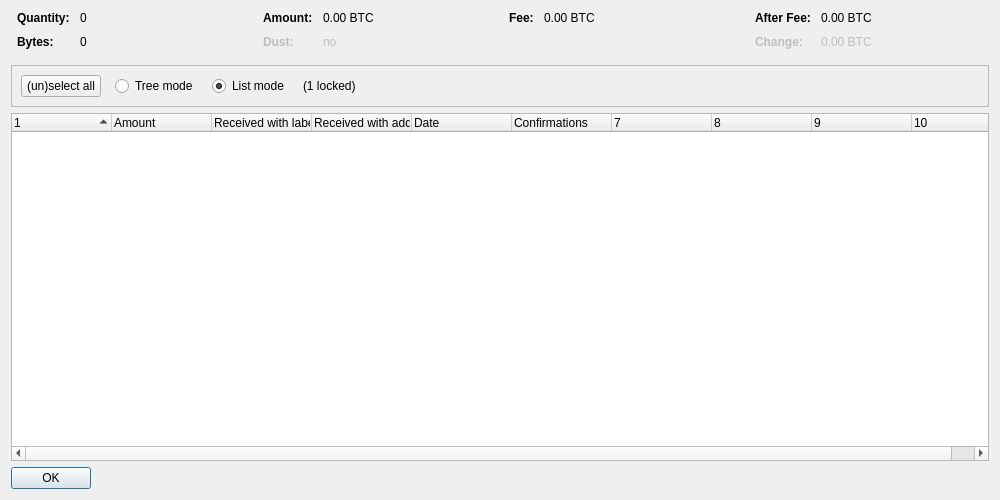
<?xml version="1.0" encoding="UTF-8"?>
<ui version="4.0">
 <class>CoinControlDialog</class>
 <widget class="QDialog" name="CoinControlDialog">
  <property name="geometry">
   <rect>
    <x>0</x>
    <y>0</y>
    <width>1000</width>
    <height>500</height>
   </rect>
  </property>
  <property name="windowTitle">
   <string>Coin Selection</string>
  </property>
  <layout class="QVBoxLayout" name="verticalLayout">
   <item>
    <layout class="QHBoxLayout" name="horizontalLayoutTop" stretch="0,0,0,0">
     <property name="topMargin">
      <number>0</number>
     </property>
     <property name="bottomMargin">
      <number>10</number>
     </property>
     <item>
      <layout class="QFormLayout" name="formLayoutCoinControl1">
       <property name="horizontalSpacing">
        <number>10</number>
       </property>
       <property name="verticalSpacing">
        <number>10</number>
       </property>
       <property name="leftMargin">
        <number>6</number>
       </property>
       <property name="rightMargin">
        <number>6</number>
       </property>
       <item row="0" column="0">
        <widget class="QLabel" name="labelCoinControlQuantityText">
         <property name="font">
          <font>
           <weight>75</weight>
           <bold>true</bold>
          </font>
         </property>
         <property name="text">
          <string>Quantity:</string>
         </property>
        </widget>
       </item>
       <item row="0" column="1">
        <widget class="QLabel" name="labelCoinControlQuantity">
         <property name="cursor">
          <cursorShape>IBeamCursor</cursorShape>
         </property>
         <property name="contextMenuPolicy">
          <enum>Qt::ActionsContextMenu</enum>
         </property>
         <property name="text">
          <string notr="true">0</string>
         </property>
         <property name="textInteractionFlags">
          <set>Qt::LinksAccessibleByMouse|Qt::TextSelectableByKeyboard|Qt::TextSelectableByMouse</set>
         </property>
        </widget>
       </item>
       <item row="1" column="0">
        <widget class="QLabel" name="labelCoinControlBytesText">
         <property name="font">
          <font>
           <weight>75</weight>
           <bold>true</bold>
          </font>
         </property>
         <property name="text">
          <string>Bytes:</string>
         </property>
        </widget>
       </item>
       <item row="1" column="1">
        <widget class="QLabel" name="labelCoinControlBytes">
         <property name="cursor">
          <cursorShape>IBeamCursor</cursorShape>
         </property>
         <property name="contextMenuPolicy">
          <enum>Qt::ActionsContextMenu</enum>
         </property>
         <property name="text">
          <string notr="true">0</string>
         </property>
         <property name="textInteractionFlags">
          <set>Qt::LinksAccessibleByMouse|Qt::TextSelectableByKeyboard|Qt::TextSelectableByMouse</set>
         </property>
        </widget>
       </item>
      </layout>
     </item>
     <item>
      <layout class="QFormLayout" name="formLayoutCoinControl2">
       <property name="horizontalSpacing">
        <number>10</number>
       </property>
       <property name="verticalSpacing">
        <number>10</number>
       </property>
       <property name="leftMargin">
        <number>6</number>
       </property>
       <property name="rightMargin">
        <number>6</number>
       </property>
       <item row="0" column="0">
        <widget class="QLabel" name="labelCoinControlAmountText">
         <property name="font">
          <font>
           <weight>75</weight>
           <bold>true</bold>
          </font>
         </property>
         <property name="text">
          <string>Amount:</string>
         </property>
        </widget>
       </item>
       <item row="0" column="1">
        <widget class="QLabel" name="labelCoinControlAmount">
         <property name="cursor">
          <cursorShape>IBeamCursor</cursorShape>
         </property>
         <property name="contextMenuPolicy">
          <enum>Qt::ActionsContextMenu</enum>
         </property>
         <property name="text">
          <string notr="true">0.00 BTC</string>
         </property>
         <property name="textInteractionFlags">
          <set>Qt::LinksAccessibleByMouse|Qt::TextSelectableByKeyboard|Qt::TextSelectableByMouse</set>
         </property>
        </widget>
       </item>
       <item row="1" column="0">
        <widget class="QLabel" name="labelCoinControlLowOutputText">
         <property name="enabled">
          <bool>false</bool>
         </property>
         <property name="font">
          <font>
           <weight>75</weight>
           <bold>true</bold>
          </font>
         </property>
         <property name="text">
          <string>Dust:</string>
         </property>
        </widget>
       </item>
       <item row="1" column="1">
        <widget class="QLabel" name="labelCoinControlLowOutput">
         <property name="enabled">
          <bool>false</bool>
         </property>
         <property name="cursor">
          <cursorShape>IBeamCursor</cursorShape>
         </property>
         <property name="contextMenuPolicy">
          <enum>Qt::ActionsContextMenu</enum>
         </property>
         <property name="text">
          <string notr="true">no</string>
         </property>
         <property name="textInteractionFlags">
          <set>Qt::LinksAccessibleByMouse|Qt::TextSelectableByKeyboard|Qt::TextSelectableByMouse</set>
         </property>
        </widget>
       </item>
      </layout>
     </item>
     <item>
      <layout class="QFormLayout" name="formLayoutCoinControl3">
       <property name="horizontalSpacing">
        <number>10</number>
       </property>
       <property name="verticalSpacing">
        <number>10</number>
       </property>
       <property name="leftMargin">
        <number>6</number>
       </property>
       <property name="rightMargin">
        <number>6</number>
       </property>
       <item row="0" column="0">
        <widget class="QLabel" name="labelCoinControlFeeText">
         <property name="font">
          <font>
           <weight>75</weight>
           <bold>true</bold>
          </font>
         </property>
         <property name="text">
          <string>Fee:</string>
         </property>
        </widget>
       </item>
       <item row="0" column="1">
        <widget class="QLabel" name="labelCoinControlFee">
         <property name="cursor">
          <cursorShape>IBeamCursor</cursorShape>
         </property>
         <property name="contextMenuPolicy">
          <enum>Qt::ActionsContextMenu</enum>
         </property>
         <property name="text">
          <string notr="true">0.00 BTC</string>
         </property>
         <property name="textInteractionFlags">
          <set>Qt::LinksAccessibleByMouse|Qt::TextSelectableByKeyboard|Qt::TextSelectableByMouse</set>
         </property>
        </widget>
       </item>
      </layout>
     </item>
     <item>
      <layout class="QFormLayout" name="formLayoutCoinControl4">
       <property name="horizontalSpacing">
        <number>10</number>
       </property>
       <property name="verticalSpacing">
        <number>10</number>
       </property>
       <property name="leftMargin">
        <number>6</number>
       </property>
       <property name="rightMargin">
        <number>6</number>
       </property>
       <item row="0" column="0">
        <widget class="QLabel" name="labelCoinControlAfterFeeText">
         <property name="font">
          <font>
           <weight>75</weight>
           <bold>true</bold>
          </font>
         </property>
         <property name="text">
          <string>After Fee:</string>
         </property>
        </widget>
       </item>
       <item row="0" column="1">
        <widget class="QLabel" name="labelCoinControlAfterFee">
         <property name="cursor">
          <cursorShape>IBeamCursor</cursorShape>
         </property>
         <property name="contextMenuPolicy">
          <enum>Qt::ActionsContextMenu</enum>
         </property>
         <property name="text">
          <string notr="true">0.00 BTC</string>
         </property>
         <property name="textInteractionFlags">
          <set>Qt::LinksAccessibleByMouse|Qt::TextSelectableByKeyboard|Qt::TextSelectableByMouse</set>
         </property>
        </widget>
       </item>
       <item row="1" column="0">
        <widget class="QLabel" name="labelCoinControlChangeText">
         <property name="enabled">
          <bool>false</bool>
         </property>
         <property name="font">
          <font>
           <weight>75</weight>
           <bold>true</bold>
          </font>
         </property>
         <property name="text">
          <string>Change:</string>
         </property>
        </widget>
       </item>
       <item row="1" column="1">
        <widget class="QLabel" name="labelCoinControlChange">
         <property name="enabled">
          <bool>false</bool>
         </property>
         <property name="cursor">
          <cursorShape>IBeamCursor</cursorShape>
         </property>
         <property name="contextMenuPolicy">
          <enum>Qt::ActionsContextMenu</enum>
         </property>
         <property name="text">
          <string notr="true">0.00 BTC</string>
         </property>
         <property name="textInteractionFlags">
          <set>Qt::LinksAccessibleByMouse|Qt::TextSelectableByKeyboard|Qt::TextSelectableByMouse</set>
         </property>
        </widget>
       </item>
      </layout>
     </item>
    </layout>
   </item>
   <item>
    <widget class="QFrame" name="frame">
     <property name="minimumSize">
      <size>
       <width>0</width>
       <height>40</height>
      </size>
     </property>
     <property name="frameShape">
      <enum>QFrame::StyledPanel</enum>
     </property>
     <property name="frameShadow">
      <enum>QFrame::Sunken</enum>
     </property>
     <layout class="QHBoxLayout" name="horizontalLayout">
      <item>
       <layout class="QHBoxLayout" name="horizontalLayoutPanel" stretch="0,0,0,0,0">
        <property name="spacing">
         <number>14</number>
        </property>
        <item>
         <widget class="QPushButton" name="pushButtonSelectAll">
          <property name="sizePolicy">
           <sizepolicy hsizetype="Maximum" vsizetype="Fixed">
            <horstretch>0</horstretch>
            <verstretch>0</verstretch>
           </sizepolicy>
          </property>
          <property name="text">
           <string>(un)select all</string>
          </property>
          <property name="autoDefault">
           <bool>false</bool>
          </property>
         </widget>
        </item>
        <item>
         <widget class="QRadioButton" name="radioTreeMode">
          <property name="sizePolicy">
           <sizepolicy hsizetype="Maximum" vsizetype="Fixed">
            <horstretch>0</horstretch>
            <verstretch>0</verstretch>
           </sizepolicy>
          </property>
          <property name="text">
           <string>Tree mode</string>
          </property>
         </widget>
        </item>
        <item>
         <widget class="QRadioButton" name="radioListMode">
          <property name="sizePolicy">
           <sizepolicy hsizetype="Maximum" vsizetype="Fixed">
            <horstretch>0</horstretch>
            <verstretch>0</verstretch>
           </sizepolicy>
          </property>
          <property name="text">
           <string>List mode</string>
          </property>
          <property name="checked">
           <bool>true</bool>
          </property>
         </widget>
        </item>
        <item>
         <widget class="QLabel" name="labelLocked">
          <property name="text">
           <string notr="true">(1 locked)</string>
          </property>
         </widget>
        </item>
        <item>
         <spacer name="horizontalSpacer">
          <property name="orientation">
           <enum>Qt::Horizontal</enum>
          </property>
          <property name="sizeHint" stdset="0">
           <size>
            <width>40</width>
            <height>20</height>
           </size>
          </property>
         </spacer>
        </item>
       </layout>
      </item>
     </layout>
    </widget>
   </item>
   <item>
    <widget class="CoinControlTreeWidget" name="treeWidget">
     <property name="contextMenuPolicy">
      <enum>Qt::CustomContextMenu</enum>
     </property>
     <property name="sortingEnabled">
      <bool>false</bool>
     </property>
     <property name="columnCount">
      <number>10</number>
     </property>
     <attribute name="headerShowSortIndicator" stdset="0">
      <bool>true</bool>
     </attribute>
     <attribute name="headerStretchLastSection">
      <bool>false</bool>
     </attribute>
     <column>
      <property name="text">
       <string/>
      </property>
     </column>
     <column>
      <property name="text">
       <string>Amount</string>
      </property>
     </column>
     <column>
      <property name="text">
       <string>Received with label</string>
      </property>
     </column>
     <column>
      <property name="text">
       <string>Received with address</string>
      </property>
     </column>
     <column>
      <property name="text">
       <string>Date</string>
      </property>
     </column>
     <column>
      <property name="text">
       <string>Confirmations</string>
      </property>
      <property name="toolTip">
       <string>Confirmed</string>
      </property>
     </column>
     <column>
      <property name="text">
       <string/>
      </property>
     </column>
     <column>
      <property name="text">
       <string/>
      </property>
     </column>
     <column>
      <property name="text">
       <string/>
      </property>
     </column>
     <column>
      <property name="text">
       <string/>
      </property>
     </column>
    </widget>
   </item>
   <item>
    <widget class="QDialogButtonBox" name="buttonBox">
     <property name="sizePolicy">
      <sizepolicy hsizetype="Maximum" vsizetype="Fixed">
       <horstretch>0</horstretch>
       <verstretch>0</verstretch>
      </sizepolicy>
     </property>
     <property name="orientation">
      <enum>Qt::Horizontal</enum>
     </property>
     <property name="standardButtons">
      <set>QDialogButtonBox::Ok</set>
     </property>
    </widget>
   </item>
  </layout>
 </widget>
 <customwidgets>
  <customwidget>
   <class>CoinControlTreeWidget</class>
   <extends>QTreeWidget</extends>
   <header>qt/coincontroltreewidget.h</header>
  </customwidget>
 </customwidgets>
 <resources/>
 <connections/>
</ui>
